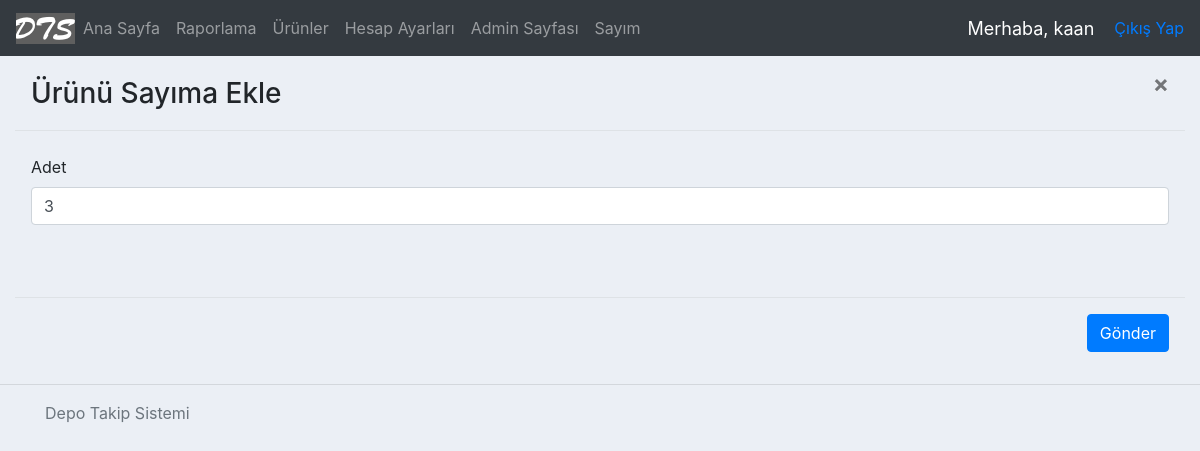
Before: /productST/10 (signed in) with the older database file.
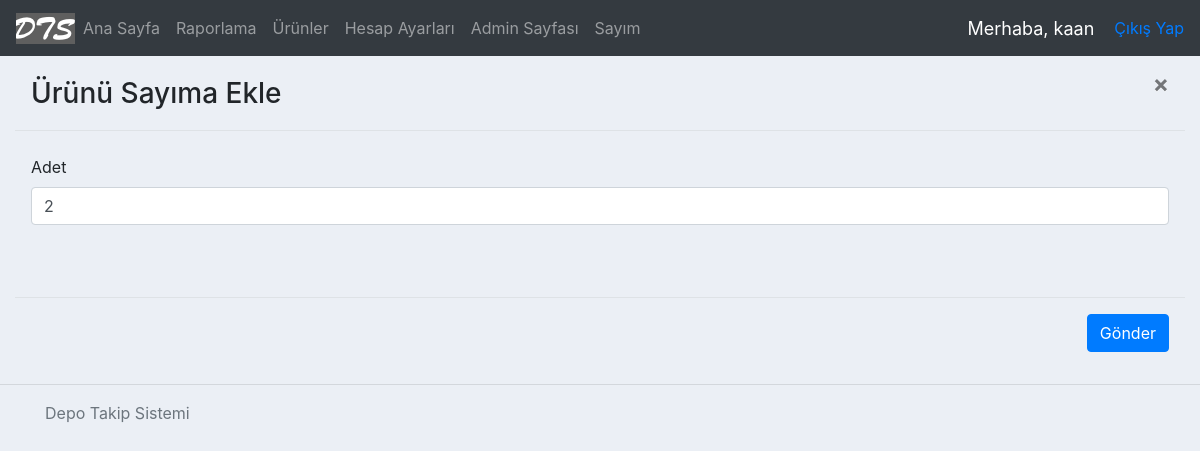
After: the same page with the newer database file.
### accounts/models.py (models this page shows, shortened)
class Product(models.Model):
    name = models.CharField(max_length=200)
    barcode = models.CharField(max_length=48)
    code = models.CharField(max_length=255)
    criticalStock = models.BooleanField(default=False) #kritik stok
    criticalStockAmt = models.IntegerField(null=True, blank=True)
    photo = models.ImageField(blank=True, null=True)
    vendor = models.CharField(max_length=200) #alınan firma
    dateBought = models.DateField(null=True) #satın alınan tarih
    regDate = models.DateTimeField( auto_now_add=True, null=True ) #ürünün kayıt edildiği tarih
    price = models.FloatField() #ürünün fiyatı
    amount = models.IntegerField() #ürünün adeti
    category = models.CharField(max_length=200) #ürünün kategorisi
    brand = models.CharField(max_length = 200) #ürünün markası
    model = models.CharField(max_length = 200, blank=True, null=True)
    description = models.CharField(max_length = 400, blank=True, null=True) #açıklama
    editor = models.CharField(max_length = 200) #ürünü kaydeden/silen kullanıcı
    invoice = models.OneToOneField('Invoice', on_delete=models.CASCADE, related_name="fatura", null=True, blank=True )
    history = HistoricalRecords(
        history_change_reason_field=models.TextField(null=True, max_length=255)
    )
    lastStocktakeTime = models.DateTimeField(blank=True, null=True) #son sayım yapılan tarih

### accounts/views.py (the view, shortened to what this page needs)
# urls.py: path('productST/<int:pk>', views.productSTView, name="productST")
@login_required(login_url='login')
def productSTView(request, pk):
    product = Product.objects.get(id=pk)
    productForm = ProductSTForm(initial={'lastStocktakeTime': timezone.now()},
     instance = product )
    context = { 'form': productForm, }
    return render(request, 'accounts/updateStocktakeProduct.html', context)

### accounts/forms.py
class ProductSTForm(ModelForm):
    class Meta:
        model = Product
        fields = ['amount', 'lastStocktakeTime']
        widgets = {'lastStocktakeTime': forms.HiddenInput(),}
        labels = {
            'amount' : 'Adet',
            'lastStocktakeTime' : '',
        }

### accounts/templates/accounts/updateStocktakeProduct.html (shortened to what this page needs)
{%  extends 'accounts/main.html' %}
{% block content %}
{% load widget_tweaks %}
<form method="post" action="">
  <div class="modal-header">
    <h3 class="modal-title">Ürünü Sayıma Ekle</h3>
    <button type="button" class="close" data-dismiss="modal" aria-label="Close">
      <span aria-hidden="true">&times;</span>
    </button>
  </div>
  <div class="modal-body">
    {% for field in form %}
      <div class="form-group">
        <label for="{{ field.id_for_label }}">{{ field.label }}</label>
        {% render_field field class="form-control" placeholder=field.label %}
      </div>
    {% endfor %}
  </div>
  <div class="modal-footer">
    <input type="submit" name="Submit" class="submit-btn btn btn-primary" value="Gönder">
  </div>
</form>
{% endblock content %}

Changed rows visible on the page:
changed Product: amount "3" → "2"
